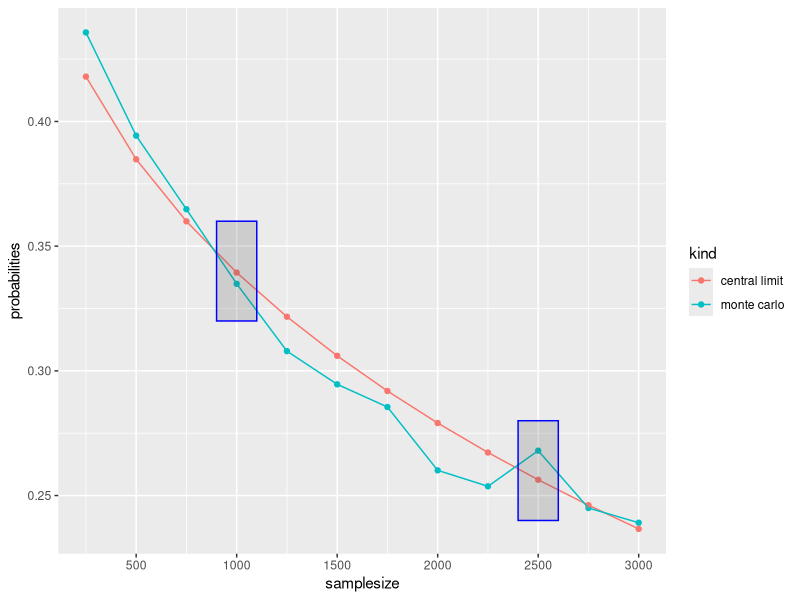

Write R code to recreate this figure.
## ---- chunk 1
-17*1/19 + 1 * 18/19
## ---- chunk 2
18 * sqrt(18)/19
## ---- chunk 3
set.seed(1)
n<-10^3
X <- sample(c(-17,1), size = n, replace = TRUE, prob=c(1/19, 18/19))
S<-sum(X)
S
## ---- chunk 4
n<-10^3
n * (-17*1/19 + 1 * 18/19)
## ---- chunk 5
n<-10^3
sqrt(n) * 18 * sqrt(18)/19 
## ---- chunk 6
n<-1000
mu <- n * (1)/19
se <-  sqrt(n) * 18 * sqrt(18)/19 
#> [1] 0.339
pnorm(0, mu, se)
## ---- chunk 7
set.seed(1)
n<-10^3
B <- 10^4
roulette_winnings <- function(n){
  X <- sample(c(-17,1), n, replace = TRUE, prob=c(1/19, 18/19))
  sum(X)
}
XS <- replicate(B, roulette_winnings(n))
S<-sum(XS)/length(XS)
SE<-sqrt(sum((XS - S)^2) / length(XS))
S
SE
## ---- chunk 8
set.seed(1)
n <- 1000
B <- 10000
roulette_winnings <- function(n){
  X <- sample(c(-17,1), n, replace = TRUE, prob=c(1/19, 18/19))
  sum(X)
}
S <- replicate(B, roulette_winnings(n))

mean(S)
#> [1] 53.5
sd(S)
#> [1] 126.2
mean(S < 0)
#> [1] 0.337

n * (2)/38 
#> [1] 52.6
sqrt(n) * 18 * sqrt(18)/19 
#> [1] 127.1

# CLT
mu <- n * (2)/38
se <-  sqrt(n) * 18 * sqrt(18)/19 
pnorm(0, mu, se)
#> [1] 0.339
## ---- chunk 9
set.seed(1)
n <- 1000
B <- 10000
roulette_winnings <- function(n){
  X <- sample(c(-17,1), n, replace = TRUE, prob=c(1/19, 18/19))
  sum(X)
}
S <- replicate(B, roulette_winnings(n))

mean(S < 0)
#> [1] 0.337
## ---- chunk 10
set.seed(1)
n<-2500
X <- sample(c(-17,1), n, replace = TRUE, prob=c(1/19, 18/19))
Y<-mean(X)
Y
## ---- chunk 11
set.seed(1)
n<-2500
n * (2)/38 
#> [1] 52.6
## ---- chunk 12
set.seed(1)
n<-2500
sqrt(n) * 18 * sqrt(18)/19 
#> [1] 127.1
## ---- chunk 13
n<-2500
mu <- n * 1/19
se <-  sqrt(n) * 18 * sqrt(18)/19 
pnorm(0, mu, se)
## ---- chunk 14
set.seed(1)
n <- 2500
B <- 10000
roulette_winnings <- function(n){
  Y <- sample(c(-17,1), n, replace = TRUE, prob=c(1/19, 18/19))
  sum(Y)
}
Y <- replicate(B, roulette_winnings(n))
S<-sum(Y)/length(Y)
SE<-sqrt(sum((Y - S)^2) / length(Y))
S
SE
## ---- chunk 15
set.seed(1)
n <- 2500
B <- 10000
roulette_winnings <- function(n){
  Y <- sample(c(-17,1), n, replace = TRUE, prob=c(1/19, 18/19))
  sum(Y)
}
S <- replicate(B, roulette_winnings(n))

mean(S < 0)
#> [1] 0.0458
## ---- chunk 16
set.seed(1)
library(tidyverse)
nn <- seq(250,3000,250)
B <- 10000
roulette_winnings <- function(n){
  Y <- sample(c(-17,1), n, replace = TRUE, prob=c(1/19, 18/19))
  sum(Y)
}
monte_carlo <- function(n) {
  YR <- replicate(B, roulette_winnings(n))
  mean(YR<0)
}
mc<-sapply(nn, monte_carlo)

central_limit<-function(n) {
  mu <- n * (2)/38
  se <-  sqrt(n) * 18 * sqrt(18)/19 
  pnorm(0, mu, se)
}
clt<-sapply(nn, central_limit)

df_mc<-data.frame(samplesize=nn,probabilities=mc,kind="monte carlo")
df_clt<-data.frame(samplesize=nn,probabilities=clt,kind="central limit")
df<-bind_rows(df_mc, df_clt)

ggplot(df,aes(samplesize,probabilities)) +
  geom_point(aes(color=kind)) +
  geom_line(aes(color=kind)) +
  scale_x_continuous(breaks = scales::pretty_breaks(n = 10)) +
  annotate("rect", xmin = 900, xmax = 1100, ymin = 0.32, ymax = 0.36, alpha = .2, color="blue") +
  annotate("rect", xmin = 2400, xmax = 2600, ymin = 0.24, ymax = 0.28, alpha = .2, color="blue")
## ---- chunk 17
B <- 100000
loss_per_foreclosure <- -200000
p <- 0.3
l <- loss_per_foreclosure
z <- qnorm(0.01)
x <- -l*( n*p - z*sqrt(n*p*(1-p)))/ ( n*(1-p) + z*sqrt(n*p*(1-p)))
profit <- replicate(B, {
    draws <- sample( c(x, loss_per_foreclosure), n, prob=c(1-p, p), replace = TRUE) 
    sum(draws)
})
mean(profit)
mean(profit<0)
